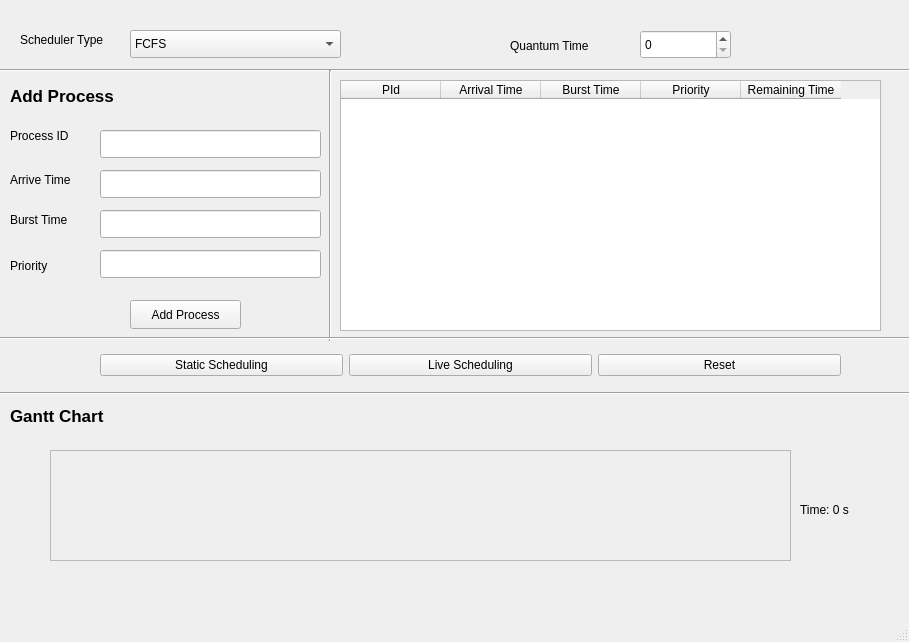
<?xml version="1.0" encoding="UTF-8"?>
<ui version="4.0">
 <class>MainWindow</class>
 <widget class="QMainWindow" name="MainWindow">
  <property name="geometry">
   <rect>
    <x>0</x>
    <y>0</y>
    <width>909</width>
    <height>642</height>
   </rect>
  </property>
  <property name="windowTitle">
   <string>MainWindow</string>
  </property>
  <widget class="QWidget" name="centralwidget">
   <widget class="QComboBox" name="schedulerTypeCombo">
    <property name="geometry">
     <rect>
      <x>130</x>
      <y>30</y>
      <width>211</width>
      <height>28</height>
     </rect>
    </property>
    <item>
     <property name="text">
      <string>FCFS</string>
     </property>
    </item>
    <item>
     <property name="text">
      <string>SJF(Preemptive)</string>
     </property>
    </item>
    <item>
     <property name="text">
      <string>SJF(Non-Preemptive)</string>
     </property>
    </item>
    <item>
     <property name="text">
      <string>Priority(Preemptive)</string>
     </property>
    </item>
    <item>
     <property name="text">
      <string>Priority(Non-Preemptive)</string>
     </property>
    </item>
    <item>
     <property name="text">
      <string>Round Robin</string>
     </property>
    </item>
   </widget>
   <widget class="QLabel" name="label">
    <property name="geometry">
     <rect>
      <x>20</x>
      <y>30</y>
      <width>111</width>
      <height>20</height>
     </rect>
    </property>
    <property name="text">
     <string>Scheduler Type</string>
    </property>
   </widget>
   <widget class="QLabel" name="label_2">
    <property name="geometry">
     <rect>
      <x>510</x>
      <y>30</y>
      <width>111</width>
      <height>31</height>
     </rect>
    </property>
    <property name="text">
     <string>Quantum Time</string>
    </property>
   </widget>
   <widget class="QSpinBox" name="timeQuantumSpin">
    <property name="geometry">
     <rect>
      <x>640</x>
      <y>30</y>
      <width>91</width>
      <height>29</height>
     </rect>
    </property>
   </widget>
   <widget class="Line" name="line">
    <property name="geometry">
     <rect>
      <x>-10</x>
      <y>60</y>
      <width>1061</width>
      <height>20</height>
     </rect>
    </property>
    <property name="orientation">
     <enum>Qt::Orientation::Horizontal</enum>
    </property>
   </widget>
   <widget class="QLabel" name="label_3">
    <property name="geometry">
     <rect>
      <x>10</x>
      <y>80</y>
      <width>161</width>
      <height>31</height>
     </rect>
    </property>
    <property name="font">
     <font>
      <pointsize>13</pointsize>
      <italic>false</italic>
      <bold>true</bold>
      <underline>false</underline>
      <strikeout>false</strikeout>
     </font>
    </property>
    <property name="text">
     <string>Add Process </string>
    </property>
   </widget>
   <widget class="Line" name="line_2">
    <property name="geometry">
     <rect>
      <x>310</x>
      <y>70</y>
      <width>41</width>
      <height>271</height>
     </rect>
    </property>
    <property name="orientation">
     <enum>Qt::Orientation::Vertical</enum>
    </property>
   </widget>
   <widget class="QLineEdit" name="ProcessIdBox">
    <property name="geometry">
     <rect>
      <x>100</x>
      <y>130</y>
      <width>221</width>
      <height>28</height>
     </rect>
    </property>
   </widget>
   <widget class="QLabel" name="label_4">
    <property name="geometry">
     <rect>
      <x>10</x>
      <y>120</y>
      <width>91</width>
      <height>31</height>
     </rect>
    </property>
    <property name="text">
     <string>Process ID</string>
    </property>
   </widget>
   <widget class="QLabel" name="label_5">
    <property name="geometry">
     <rect>
      <x>10</x>
      <y>170</y>
      <width>81</width>
      <height>20</height>
     </rect>
    </property>
    <property name="text">
     <string>Arrive Time</string>
    </property>
   </widget>
   <widget class="QLineEdit" name="ArriveTimeBox">
    <property name="geometry">
     <rect>
      <x>100</x>
      <y>170</y>
      <width>221</width>
      <height>28</height>
     </rect>
    </property>
   </widget>
   <widget class="QLineEdit" name="BurstTimeBox">
    <property name="geometry">
     <rect>
      <x>100</x>
      <y>210</y>
      <width>221</width>
      <height>28</height>
     </rect>
    </property>
   </widget>
   <widget class="QLineEdit" name="PriorityBox">
    <property name="geometry">
     <rect>
      <x>100</x>
      <y>250</y>
      <width>221</width>
      <height>28</height>
     </rect>
    </property>
   </widget>
   <widget class="QLabel" name="label_6">
    <property name="geometry">
     <rect>
      <x>10</x>
      <y>210</y>
      <width>81</width>
      <height>20</height>
     </rect>
    </property>
    <property name="text">
     <string>Burst Time</string>
    </property>
   </widget>
   <widget class="QLabel" name="label_7">
    <property name="geometry">
     <rect>
      <x>10</x>
      <y>250</y>
      <width>81</width>
      <height>31</height>
     </rect>
    </property>
    <property name="text">
     <string>Priority</string>
    </property>
   </widget>
   <widget class="Line" name="line_3">
    <property name="geometry">
     <rect>
      <x>0</x>
      <y>330</y>
      <width>1011</width>
      <height>16</height>
     </rect>
    </property>
    <property name="orientation">
     <enum>Qt::Orientation::Horizontal</enum>
    </property>
   </widget>
   <widget class="QPushButton" name="AddProcessButton">
    <property name="geometry">
     <rect>
      <x>130</x>
      <y>300</y>
      <width>111</width>
      <height>29</height>
     </rect>
    </property>
    <property name="text">
     <string>Add Process</string>
    </property>
   </widget>
   <widget class="Line" name="line_4">
    <property name="geometry">
     <rect>
      <x>0</x>
      <y>383</y>
      <width>991</width>
      <height>20</height>
     </rect>
    </property>
    <property name="orientation">
     <enum>Qt::Orientation::Horizontal</enum>
    </property>
   </widget>
   <widget class="QLabel" name="label_8">
    <property name="geometry">
     <rect>
      <x>10</x>
      <y>390</y>
      <width>181</width>
      <height>51</height>
     </rect>
    </property>
    <property name="font">
     <font>
      <pointsize>13</pointsize>
      <bold>true</bold>
     </font>
    </property>
    <property name="text">
     <string>Gantt Chart</string>
    </property>
   </widget>
   <widget class="QTableWidget" name="processTable">
    <property name="geometry">
     <rect>
      <x>340</x>
      <y>80</y>
      <width>541</width>
      <height>251</height>
     </rect>
    </property>
    <column>
     <property name="text">
      <string>PId</string>
     </property>
    </column>
    <column>
     <property name="text">
      <string>Arrival Time</string>
     </property>
    </column>
    <column>
     <property name="text">
      <string>Burst Time</string>
     </property>
    </column>
    <column>
     <property name="text">
      <string>Priority</string>
     </property>
    </column>
    <column>
     <property name="text">
      <string>Remaining Time</string>
     </property>
    </column>
   </widget>
   <widget class="QScrollArea" name="ganttScrollArea">
    <property name="geometry">
     <rect>
      <x>50</x>
      <y>450</y>
      <width>741</width>
      <height>111</height>
     </rect>
    </property>
    <property name="widgetResizable">
     <bool>true</bool>
    </property>
    <widget class="QWidget" name="scrollAreaWidgetContents">
     <property name="geometry">
      <rect>
       <x>0</x>
       <y>0</y>
       <width>739</width>
       <height>109</height>
      </rect>
     </property>
     <layout class="QHBoxLayout" name="horizontalLayout"/>
    </widget>
   </widget>
   <widget class="QLabel" name="timeLabel">
    <property name="geometry">
     <rect>
      <x>800</x>
      <y>500</y>
      <width>131</width>
      <height>20</height>
     </rect>
    </property>
    <property name="text">
     <string>Time: 0 s</string>
    </property>
   </widget>
   <widget class="QWidget" name="">
    <property name="geometry">
     <rect>
      <x>100</x>
      <y>350</y>
      <width>741</width>
      <height>31</height>
     </rect>
    </property>
    <layout class="QHBoxLayout" name="horizontalLayout_2">
     <item>
      <widget class="QPushButton" name="StaticButton">
       <property name="text">
        <string>Static Scheduling</string>
       </property>
      </widget>
     </item>
     <item>
      <widget class="QPushButton" name="LiveButton">
       <property name="text">
        <string>Live Scheduling</string>
       </property>
      </widget>
     </item>
     <item>
      <widget class="QPushButton" name="ResetButton">
       <property name="text">
        <string>Reset</string>
       </property>
      </widget>
     </item>
    </layout>
   </widget>
  </widget>
  <widget class="QMenuBar" name="menubar">
   <property name="geometry">
    <rect>
     <x>0</x>
     <y>0</y>
     <width>909</width>
     <height>25</height>
    </rect>
   </property>
  </widget>
  <widget class="QStatusBar" name="statusbar"/>
 </widget>
 <resources/>
 <connections/>
</ui>
